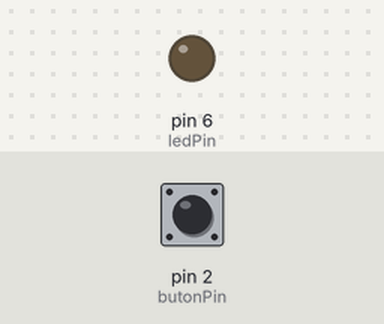
Simulated run of this sketch. Board: Arduino Uno, built with avr-gcc and run on an emulated ATmega328P. Shown: output pins drawn as LEDs (lit = HIGH). The inputs (shaded band) are chosen by the test bench; at power-on: pin 2 (butonPin) LOW.

Above: at 1.2 s.
1.3 s: pin 2 (butonPin) pulled HIGH for 0.15 s
At 1.37 s:
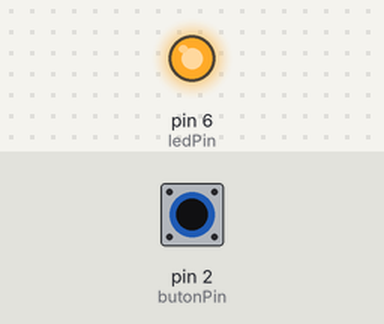
2.9 s: pin 2 (butonPin) pulled HIGH for 3.2 s
At 7.3 s:
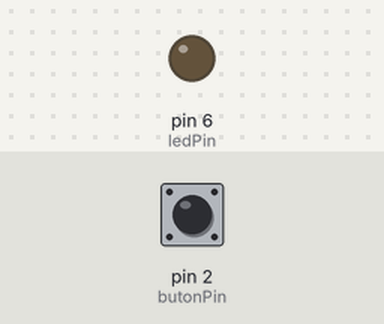
Timing chart, 0 to 8.8 s (numbered marks = the images above; inputs shaded):
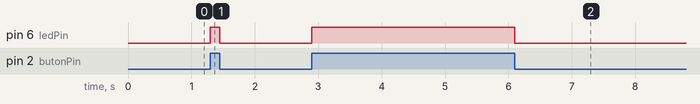

Measured:
- after the input at 1.3 s, pin 6 (ledPin): LOW → HIGH at once, → LOW 0.15 s later
- after the input at 2.9 s, pin 6 (ledPin): LOW → HIGH at once, → LOW 3.2 s later

The sketch:

bozuk2_esitEsit.ino
```cpp
/*
  ak0299 bozuk 2/3 — çözüm

  HATA: `if (butonDurum = HIGH)` — tek eşittir KARŞILAŞTIRMA değil ATAMADIR:
    butonDurum'a HIGH'ı yazar ve sonuç olarak HIGH (doğru) verir. Kart butonun gerçekte
    ne olduğuna hiç bakmıyor, if hep doğru. Sonuç: LED hep yanık.

  TEŞHİS: if'ten ÖNCE ve SONRA ikisini yazdır:
      Serial.println(digitalRead(butonPin)); // gerçek buton
      Serial.println(butonDurum);            // değişkenin değeri
    Buton basılı değilken ilki 0, ikincisi (if'ten sonra) 1 görünür — if'in içinde
    bir yerde butonDurum değişmiş. Değişkeni değiştiren tek şey o satır.

  DÜZELTME: = yerine == yaz.
*/

const int butonPin = 2;
const int ledPin = 6;

int butonDurum = 0;

void setup() {
  Serial.begin(9600);
  pinMode(ledPin, OUTPUT);
  pinMode(butonPin, INPUT);
}

void loop() {
  butonDurum = digitalRead(butonPin);

  if (butonDurum == HIGH) { // ← iki eşittir
    digitalWrite(ledPin, HIGH);
  } else {
    digitalWrite(ledPin, LOW);
  }
}
```
